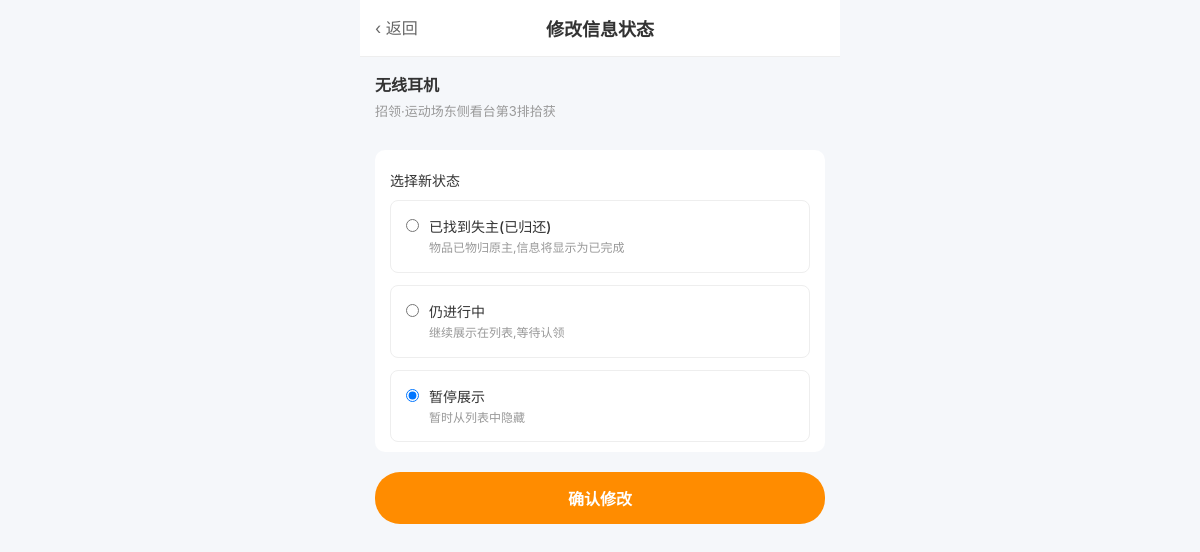
The page /my/posts/edit/1 on the database its author committed.
### tables this page shows
CREATE TABLE items (
            id INTEGER PRIMARY KEY AUTOINCREMENT,
            title TEXT NOT NULL,
            item_type TEXT NOT NULL,
            category TEXT NOT NULL,
            location TEXT NOT NULL,
            time TEXT NOT NULL,
            description TEXT,
            status TEXT DEFAULT '进行中',
            user_id INTEGER NOT NULL,
            publish_time TEXT NOT NULL,
            view_count INTEGER DEFAULT 0,
            phone TEXT,
            wechat TEXT,
            qq TEXT
        );

### app.py (the view)
@app.route('/my/posts/edit/<int:item_id>', methods=['GET', 'POST'])
def edit_status(item_id):
    db = get_db()
    item = db.execute("SELECT * FROM items WHERE id = ? AND user_id = ?",
                      (item_id, CURRENT_USER["id"])).fetchone()
    if not item:
        return "无权操作", 403
    if request.method == 'POST':
        new_status = request.form['status']
        db.execute("UPDATE items SET status = ? WHERE id = ?", (new_status, item_id))
        db.commit()
        return redirect(url_for('edit_success', item_id=item_id))
    return render_template('edit_status.html', item=item, user=CURRENT_USER)

### app.py (called while the page is built)
def get_db():
    db = getattr(g, '_database', None)
    if db is None:
        db = g._database = sqlite3.connect(DATABASE)
        db.row_factory = sqlite3.Row
    return db

@app.teardown_appcontext
def close_connection(exception):
    db = getattr(g, '_database', None)
    if db is not None:
        db.close()

### templates/edit_status.html (shortened to what this page needs)
{% extends 'base.html' %}
{% block back %}<a href="{{ url_for('my_posts') }}" class="back">‹ 返回</a>{% endblock %}
{% block title %}修改信息状态{% endblock %}
{% block content %}
<div style="padding: 15px;">
    <div style="font-size: 16px; font-weight: 600; margin-bottom: 5px;">{{ item.title }}</div>
    <div style="font-size: 13px; color: #999;">{{ item.item_type }}·{{ item.location }}拾获</div>
</div>
<form method="post">
    <div class="form-card">
        <div style="font-size: 14px; color: #333; padding: 10px 0; font-weight: 500;">选择新状态</div>
        <div class="radio-options">
            <label class="radio-option">
                <input type="radio" name="status" value="已归还" {% if item.status == '已归还' %}checked{% endif %}>
                <div>
                    <div class="option-title">已找到失主(已归还)</div>
                    <div class="option-desc">物品已物归原主,信息将显示为已完成</div>
                </div>
            </label>
            <label class="radio-option">
                <input type="radio" name="status" value="进行中" {% if item.status == '进行中' %}checked{% endif %}>
                <div>
                    <div class="option-title">仍进行中</div>
                    <div class="option-desc">继续展示在列表,等待认领</div>
                </div>
            </label>
            <label class="radio-option">
                <input type="radio" name="status" value="暂停展示" {% if item.status == '暂停展示' %}checked{% endif %}>
                <div>
                    <div class="option-title">暂停展示</div>
                    <div class="option-desc">暂时从列表中隐藏</div>
                </div>
            </label>
        </div>
    </div>
    <button type="submit" class="btn-primary" style="border: none;">确认修改</button>
</form>
{% endblock %}

### static/css/style.css (style rules this page uses)
* { margin: 0; padding: 0; box-sizing: border-box; font-family: -apple-system, BlinkMacSystemFont, "Segoe UI", Roboto, sans-serif; }
body { background: #f5f7fa; color: #333; max-width: 480px; margin: 0 auto; min-height: 100vh; padding-bottom: 60px; }
.header .back { position: absolute; left: 15px; top: 15px; font-size: 16px; color: #666; text-decoration: none; }
.btn-primary { display: block; width: calc(100% - 30px); margin: 20px 15px; padding: 14px; background: #ff8c00; color: #fff; border: none; border-radius: 25px; font-size: 16px; font-weight: 600; text-align: center; text-decoration: none; cursor: pointer; }
.form-card { background: #fff; margin: 15px; border-radius: 10px; padding: 10px 15px; }
.radio-options { display: flex; flex-direction: column; gap: 12px; }
.radio-option { display: flex; align-items: flex-start; padding: 15px; border: 1px solid #eee; border-radius: 8px; cursor: pointer; }
.radio-option input { margin-right: 10px; margin-top: 3px; }
.radio-option .option-title { font-size: 14px; font-weight: 500; margin-bottom: 4px; }
.radio-option .option-desc { font-size: 12px; color: #999; line-height: 1.4; }

### rows shown on the page
items: title "无线耳机", item_type "招领", location "运动场东侧看台第3排", status "☐ 已找到失主(已归还) 物品已物归原主,信息将显示为已完成", status "☐ 仍进行中 继续展示在列表,等待认领", status "☑ 暂停展示 暂时从列表中隐藏"
